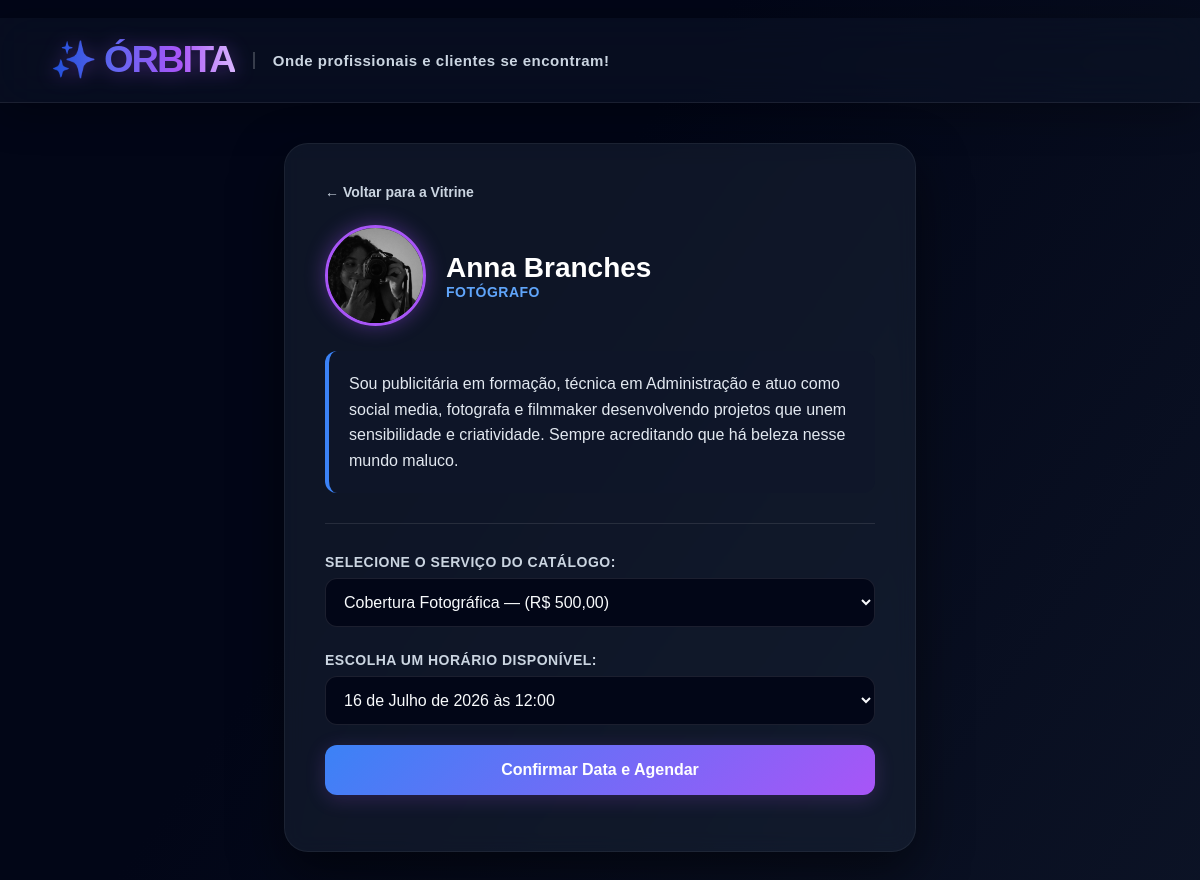
Page /profissional/1/ on the committed database.
### agenda/models.py (models this page shows, shortened)
class Profissional(models.Model):
    NICHOS = [
        ('FOTO', 'Fotógrafo'),
        ('TRAN', 'Trancista'),
        ('BARB', 'Barbeiro'),
        ('EVEN', 'Produtor de Eventos'),
        ('NAIL', 'Nail Designer'),
        ('SERR', 'Trio Pé de Serra'),
    ]
    nome = models.CharField(max_length=100)
    nicho = models.CharField(max_length=4, choices=NICHOS)
    foto = models.ImageField(upload_to='profissionais/', blank=True, null=True, help_text="Suba a foto do profissional")
    whatsapp = models.CharField(max_length=15, help_text="Ex: 5584999999999")
    bio = models.TextField()

### agenda/views.py (the view, shortened to what this page needs)
# urls.py: path('profissional/<int:profissional_id>/', views.perfil_profissional, name='perfil_profissional'),
def perfil_profissional(request, profissional_id):
    profissional = get_object_or_404(Profissional, pk=profissional_id)
    servicos = profissional.servicos.all()
    horarios = profissional.horarios.filter(disponivel=True) # Mude para profissional se estiver errado
    whatsapp_link = None
    return render(request, 'agenda/perfil.html', {
        'profissional': profissional,
        'servicos': servicos,
        'horarios': horarios,
        'whatsapp_link': whatsapp_link
    })

### agenda/templates/agenda/perfil.html (shortened to what this page needs)
﻿<!DOCTYPE html>
<html lang="pt-br">
<head>
</head>
<body>
    <nav class="navbar">
        <div class="navbar-container">
            <a href="/" class="brand-name">✨ ÓRBITA</a>
            <span class="brand-sub">Onde profissionais e clientes se encontram!</span>
        </div>
    </nav>
<div class="container">
    <a href="/" class="btn-voltar">← Voltar para a Vitrine</a>
    <div class="topo-perfil">
        {% if profissional.foto %}
            <img src="{{ profissional.foto.url }}" alt="Foto de {{ profissional.nome }}" class="perfil-avatar">
        {% else %}
            <div class="perfil-avatar-vazio">👤</div>
        {% endif %}
        <div>
            <h2>{{ profissional.nome }}</h2>
            <span style="color: #60a5fa; font-weight: 700; font-size: 14px; text-transform: uppercase; letter-spacing: 0.5px;">{{ profissional.get_nicho_display }}</span>
        </div>
    </div>
    <p class="bio">{{ profissional.bio }}</p>
    <hr style="border: 0; border-top: 1px solid rgba(255,255,255,0.1); margin: 30px 0;">
    {% if not whatsapp_link %}
    <form method="POST">
        <label>Selecione o Serviço do Catálogo:</label>
        <select name="servico" required>
            {% for s in servicos %}
            <option value="{{ s.id }}">{{ s.nome }} — (R$ {{ s.preco_base }})</option>
            {% endfor %}
        </select>
        <label>Escolha um Horário Disponível:</label>
        <select name="horario" required>
            {% for h in horarios %}
            <option value="{{ h.id }}">{{ h.data }} às {{ h.hora }}</option>
            {% endfor %}
        </select>
        <button type="submit" class="btn-confirmar">Confirmar Data e Agendar</button>
    </form>
    {% endif %}
</div>
</body>
</html>

### agenda/templates/agenda/perfil.html (style rules this page uses)
body { font-family: 'Plus Jakarta Sans', sans-serif; background: linear-gradient(125deg, #020617 10%, #0f172a 30%, #1e1b4b 50%, #311042 75%, #4c0519 100%); background-size: 400% 400%; animation: aurora 20s ease infinite; margin: 0; padding: 0; color: #f8fafc; min-height: 100vh; }
.navbar { background-color: rgba(15, 23, 42, 0.45); padding: 20px 30px; border-bottom: 1px solid rgba(255, 255, 255, 0.08); margin-bottom: 40px; backdrop-filter: blur(20px); -webkit-backdrop-filter: blur(20px); box-shadow: 0 10px 40px rgba(0,0,0,0.3); }
.navbar-container { max-width: 1100px; margin: auto; display: flex; align-items: center; }
.brand-name { font-family: 'Syne', sans-serif; font-size: 38px; font-weight: 800; letter-spacing: -2px; text-decoration: none; text-transform: uppercase; font-style: normal; transform: scaleY(0.95); background: linear-gradient(to right, #1d4ed8 0%, #6366f1 35%, #a855f7 70%, #d8b4fe 100%); -webkit-background-clip: text; background-clip: text; -webkit-text-fill-color: transparent; display: inline-flex; align-items: center; gap: 8px; filter: drop-shadow(0 2px 10px rgba(168, 85, 247, 0.4)); }
.brand-sub { color: #cbd5e1; font-size: 15px; margin-left: 18px; padding-left: 18px; border-left: 2px solid rgba(255,255,255,0.2); font-weight: 700; letter-spacing: 0.5px; }
.container { max-width: 550px; margin: 40px auto; background: rgba(30, 41, 59, 0.45); padding: 40px; border-radius: 24px; box-shadow: 0 20px 50px rgba(0,0,0,0.5); border: 1px solid rgba(255,255,255,0.06); backdrop-filter: blur(10px); -webkit-backdrop-filter: blur(10px); }
.btn-voltar { color: #cbd5e1; text-decoration: none; font-size: 14px; font-weight: 700; display: inline-block; margin-bottom: 25px; }
.topo-perfil { display: flex; align-items: center; gap: 20px; margin-bottom: 25px; }
.perfil-avatar { width: 95px; height: 95px; border-radius: 50%; object-fit: cover; border: 3px solid #a855f7; box-shadow: 0 0 20px rgba(168, 85, 247, 0.4); }
h2 { margin: 0; color: #ffffff; font-size: 28px; font-weight: 700; }
.bio { background: rgba(15, 23, 42, 0.6); padding: 20px; border-left: 4px solid #3b82f6; border-radius: 12px; color: #e2e8f0; line-height: 1.6; }
label { display: block; margin-top: 25px; margin-bottom: 8px; font-weight: bold; color: #cbd5e1; font-size: 14px; text-transform: uppercase; letter-spacing: 0.5px; }
select { width: 100%; padding: 14px; background: #020617; border: 1px solid rgba(255,255,255,0.1); border-radius: 12px; font-size: 16px; color: #f8fafc; outline: none; font-family: inherit; }
.btn-confirmar { width: 100%; padding: 16px; background: linear-gradient(135deg, #3b82f6, #a855f7); color: white; border: none; border-radius: 12px; font-size: 16px; font-weight: bold; cursor: pointer; margin-top: 20px; transition: all 0.2s; box-shadow: 0 4px 20px rgba(168, 85, 247, 0.2); font-family: inherit; }

### rows in the picture
Profissional: foto (picture), nome "Anna Branches", nicho "FOTÓGRAFO", bio "Sou publicitária em formação, técnica em Administração e atuo como social media, fotografa e filmmaker desenvolvendo projetos que unem sensibilidade e criatividade. Sempre acreditando que há beleza nesse mundo maluco."

### other values in the picture
form field servico "Cobertura Fotográfica — (R$ 500,00)"
form field horario "16 de Julho de 2026 às 12:00"
